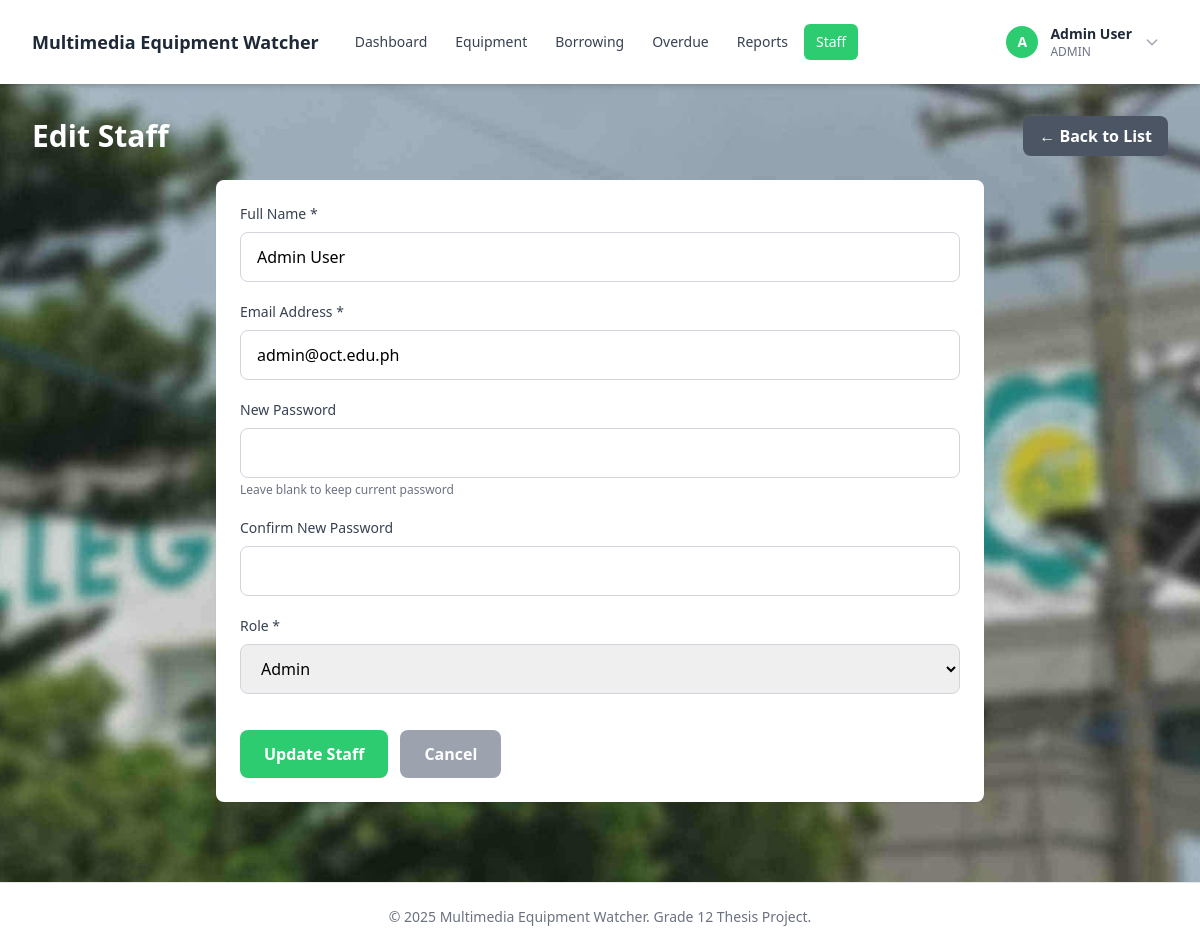
Screenshot of /staff/edit.php?id=1 (signed in) with the database file from the repository.
### tables this page shows
CREATE TABLE users (
    id INT AUTO_INCREMENT PRIMARY KEY,
    name VARCHAR(100) NOT NULL,
    email VARCHAR(100) NOT NULL UNIQUE,
    password VARCHAR(255) NOT NULL,
    role ENUM('admin', 'user') NOT NULL DEFAULT 'user',
    is_active TINYINT(1) NOT NULL DEFAULT 0,
    created_at TIMESTAMP DEFAULT CURRENT_TIMESTAMP
);

### staff/edit.php (the view, shortened to what this page needs)
<?php
require_once '../includes/header.php';
$pdo = getDBConnection();
$id = $_GET['id'] ?? 0;
try {
    $stmt = $pdo->prepare("SELECT * FROM users WHERE id = ?");
    $stmt->execute([$id]);
    $user = $stmt->fetch();
} catch (Exception $e) {
    header('Location: list.php');
    exit;
}
?>
<div class="flex justify-between items-center mb-6">
    <h2 class="text-3xl font-bold text-white">Edit Staff</h2>
    <a href="list.php" class="px-4 py-2 bg-gray-600 hover:bg-gray-700 text-white font-semibold rounded-lg transition">← Back to List</a>
</div>
<div class="max-w-3xl mx-auto bg-white rounded-lg shadow-sm p-6">
    <form method="POST" action="" class="space-y-5">
        <div>
            <label for="name" class="block text-sm font-medium text-gray-700 mb-2">Full Name *</label>
            <input type="text" id="name" name="name" required value="<?php echo htmlspecialchars($user['name']); ?>" class="w-full px-4 py-3 border border-gray-300 rounded-lg focus:ring-2 focus:ring-primary focus:border-transparent">
        </div>
        <div>
            <label for="email" class="block text-sm font-medium text-gray-700 mb-2">Email Address *</label>
            <input type="email" id="email" name="email" required value="<?php echo htmlspecialchars($user['email']); ?>" class="w-full px-4 py-3 border border-gray-300 rounded-lg focus:ring-2 focus:ring-primary focus:border-transparent">
        </div>
        <div>
            <label for="password" class="block text-sm font-medium text-gray-700 mb-2">New Password</label>
            <input type="password" id="password" name="password" minlength="6" class="w-full px-4 py-3 border border-gray-300 rounded-lg focus:ring-2 focus:ring-primary focus:border-transparent">
            <p class="text-xs text-gray-500 mt-1">Leave blank to keep current password</p>
        </div>
        <div>
            <label for="confirm_password" class="block text-sm font-medium text-gray-700 mb-2">Confirm New Password</label>
            <input type="password" id="confirm_password" name="confirm_password" minlength="6" class="w-full px-4 py-3 border border-gray-300 rounded-lg focus:ring-2 focus:ring-primary focus:border-transparent">
        </div>
        <div>
            <label for="role" class="block text-sm font-medium text-gray-700 mb-2">Role *</label>
            <select id="role" name="role" required class="w-full px-4 py-3 border border-gray-300 rounded-lg focus:ring-2 focus:ring-primary focus:border-transparent">
                <option value="admin" <?php echo $user['role'] === 'admin' ? 'selected' : ''; ?>>Admin</option>
            </select>
        </div>
        <div class="flex gap-3 pt-4">
            <button type="submit" class="px-6 py-3 bg-primary hover:bg-primary-dark text-white font-semibold rounded-lg transition">Update Staff</button>
            <a href="list.php" class="px-6 py-3 bg-gray-400 hover:bg-gray-500 text-white font-semibold rounded-lg transition">Cancel</a>
        </div>
    </form>
</div>
<?php require_once '../includes/footer.php'; ?>

### rows the page displays
users: name "Admin User", email "admin@oct.edu.ph", role "Admin"

### other values shown
substr($currentUser['name'], 0, 1) "A"
$currentUser['name'] "Admin User"
$currentUser['role'] "ADMIN"
